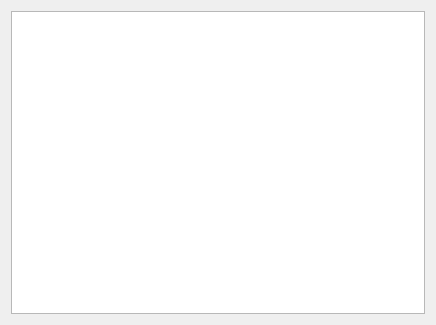
<?xml version="1.0" encoding="UTF-8"?>
<ui version="4.0">
 <class>Form</class>
 <widget class="QWidget" name="Form">
  <property name="geometry">
   <rect>
    <x>0</x>
    <y>0</y>
    <width>436</width>
    <height>325</height>
   </rect>
  </property>
  <property name="windowTitle">
   <string>Form</string>
  </property>
  <layout class="QHBoxLayout" name="horizontalLayout">
   <item>
    <widget class="QTableView" name="tableView">
     <property name="editTriggers">
      <set>QAbstractItemView::NoEditTriggers</set>
     </property>
     <property name="selectionMode">
      <enum>QAbstractItemView::SingleSelection</enum>
     </property>
     <property name="sortingEnabled">
      <bool>true</bool>
     </property>
    </widget>
   </item>
  </layout>
 </widget>
 <resources/>
 <connections/>
</ui>
